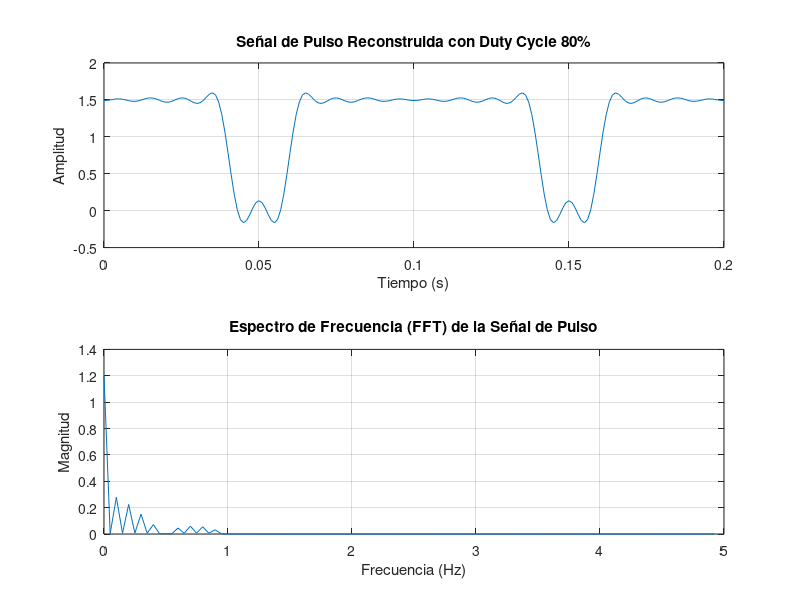

The MATLAB source for this figure:
% Definir parámetros de la señal
T = 0.1;  % Periodo de la señal (en segundos)
f = 1/T;  % Frecuencia fundamental (en Hz)

% Amplitudes de los armónicos proporcionadas
A0 = 1.2;   % Armónico 0 (componente DC)
A1 = 0.56;  % Armónico 1
A2 = -0.45; % Armónico 2
A3 = 0.3;   % Armónico 3
A4 = -0.14; % Armónico 4
A5 = 0;     % Armónico 5
A6 = 0.093; % Armónico 6
A7 = -0.12; % Armónico 7
A8 = 0.11;  % Armónico 8
A9 = -0.062;% Armónico 9

% Definir el tiempo
t = 0:T/100:2*T;  % 2 períodos de la señal con 100 muestras por período

% Reconstrucción de la señal de pulso con los armónicos y usando coseno
V0 = A0;                   % Armónico 0 (componente DC)
V1 = A1 * cos(2 * pi * f * t);           % Armónico 1
V2 = A2 * cos(2 * pi * 2 * f * t);       % Armónico 2
V3 = A3 * cos(2 * pi * 3 * f * t);       % Armónico 3
V4 = A4 * cos(2 * pi * 4 * f * t);       % Armónico 4
V5 = A5 * cos(2 * pi * 5 * f * t);       % Armónico 5
V6 = A6 * cos(2 * pi * 6 * f * t);       % Armónico 6
V7 = A7 * cos(2 * pi * 7 * f * t);       % Armónico 7
V8 = A8 * cos(2 * pi * 8 * f * t);       % Armónico 8
V9 = A9 * cos(2 * pi * 9 * f * t);       % Armónico 9

% Señal reconstruida sumando todos los armónicos
V_pulse_80 = V0 + V1 + V2 + V3 + V4 + V5 + V6 + V7 + V8 + V9;

% Graficar la señal de pulso reconstruida con duty cycle del 80%
figure;
subplot(2,1,1);  % Subgráfico para la señal en el dominio del tiempo
plot(t, V_pulse_80);
title('Señal de Pulso Reconstruida con Duty Cycle 80%');
xlabel('Tiempo (s)');
ylabel('Amplitud');
grid on;

% Aplicar la FFT a la señal
N = length(V_pulse_80);  % Número de puntos en la señal
f_fft = fft(V_pulse_80);  % Calcular la FFT

% Calcular las frecuencias correspondientes
f_rec = (0:N-1)*(1/T)/N;  % Vector de frecuencias

% Magnitud de la FFT
mag_f_fft = abs(f_fft)/N;

% Graficar la FFT en el dominio de la frecuencia
subplot(2,1,2);  % Subgráfico para la FFT
f_half = floor(N/2); % Asegurarse de que N/2 sea un entero
plot(f_rec(1:f_half), mag_f_fft(1:f_half)); % Graficar solo las frecuencias positivas
title('Espectro de Frecuencia (FFT) de la Señal de Pulso');
xlabel('Frecuencia (Hz)');
ylabel('Magnitud');
grid on;
